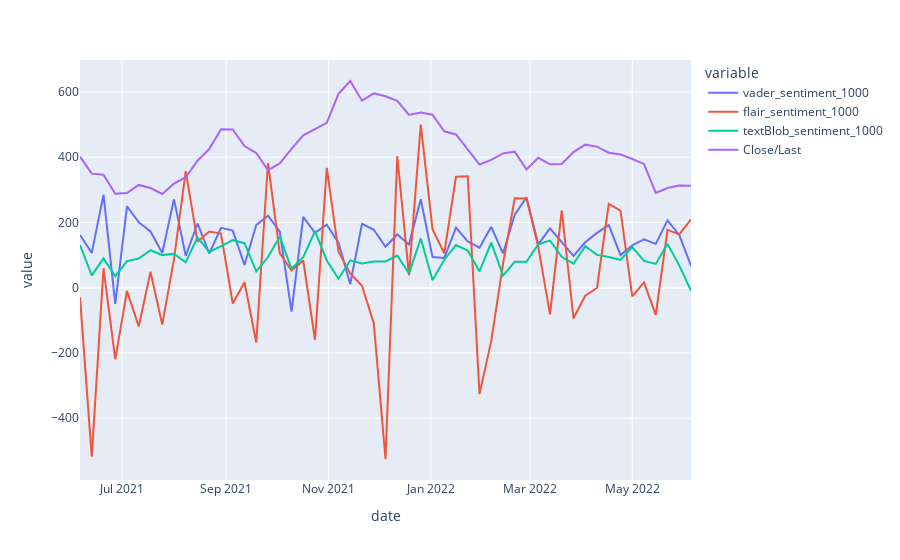

The cell this chart's notebook holds for it:
### Code cell
fig = px.line(df_plot, y=['vader_sentiment_1000', 'flair_sentiment_1000', 'textBlob_sentiment_1000', 'Close/Last'])
fig.show()
